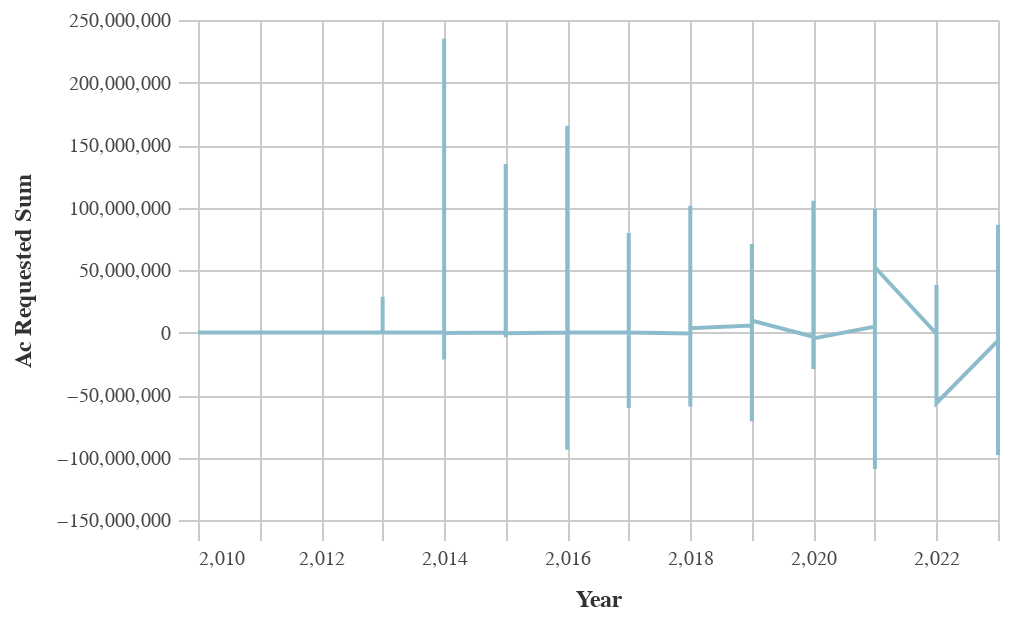

Write notebook code for a chart like this one.
### Code cell
_dla_utils.basic_line_chart(df1, "prepared_y", "ac_requested_sum", "subset")

### Figure 1 — Vega-Lite specification as saved in the notebook (floating-point values rounded to 4 significant figures; data arrays with more than 128 entries replaced by an {"elided": "..."} marker saying what was removed)
{"width": 400, "height": 250, "background": "white", "config": {"title": {"fontSize": 18, "font": "Raleway", "anchor": "middle", "fontColor": "#333", "fontWeight": 300, "offset": 20}, "header": {"labelFont": "Nunito Sans", "titleFont": "Raleway"}, "axis": {"domain": true, "domainColor": "#cbcbcb", "grid": true, "gridColor": "#cbcbcb", "gridWidth": 1, "labelColor": "#474747", "labelFontSize": 10, "titleColor": "#333", "tickColor": "#cbcbcb", "tickSize": 10, "titleFontSize": 12, "titlePadding": 10, "labelPadding": 4, "labelFont": "Nunito Sans", "titleFont": "Raleway"}, "axisBand": {"grid": false}, "range": {"category_bright": ["#2EA8CE", "#EB9F3C", "#F4D837", "#51BF9D", "#8CBCCB", "#9487C0"], "category_bold": ["#136C97", "#E16B26", "#F6BF16", "#00896B", "#7790A3", "#5B559C"], "diverging": ["#E16B26", "#EB9F3C", "#f6e7e1", "#8CBCCB", "#2EA8CE", "#136C97"], "sequential": ["#B9D6DF", "#8CBCCB", "#2EA8CE", "#136C97", "#0B405B"]}, "legend": {"labelFont": "Nunito Sans", "labelFontSize": 11, "symbolType": "square", "symbolSize": 30, "titleFont": "Raleway", "titleFontSize": 14, "titlePadding": 10, "padding": 1, "orient": "right", "labelLimit": 0, "labelColor": "#333", "titleColor": "#333"}, "view": {"stroke": "transparent"}, "group": {"fill": "white"}, "arc": {"fill": "#8CBCCB"}, "area": {"fill": "#8CBCCB"}, "line": {"stroke": "#8CBCCB", "strokeWidth": 2}, "trail": {"color": "#8CBCCB", "stroke": "#8CBCCB", "strokeWidth": 0, "size": 1}, "path": {"stroke": "#8CBCCB", "strokeWidth": 0.5}, "rect": {"fill": "#8CBCCB"}, "point": {"filled": true, "shape": "circle"}, "shape": {"stroke": "#8CBCCB"}, "text": {"font": "Nunito Sans", "color": "#8CBCCB", "fontSize": 11, "align": "center", "fontWeight": 400, "size": 11}, "bar": {"binSpacing": 2, "fill": "#8CBCCB", "stroke": false}, "background": "white", "font": "Raleway"}, "data": {"name": "data-2aeca6f742060d2d7a6a78fa22a60a62"}, "mark": {"type": "line"}, "encoding": {"tooltip": [{"field": "prepared_y", "title": "Year", "type": "quantitative"}, {"field": "ac_requested_sum", "title": "Ac Requested Sum", "type": "quantitative"}], "x": {"field": "prepared_y", "title": "Year", "type": "quantitative"}, "y": {"field": "ac_requested_sum", "title": "Ac Requested Sum", "type": "quantitative"}}, "$schema": "https://vega.github.io/schema/vega-lite/v5.8.0.json", "datasets": {"data-2aeca6f742060d2d7a6a78fa22a60a62": {"elided": "147 records"}}}
